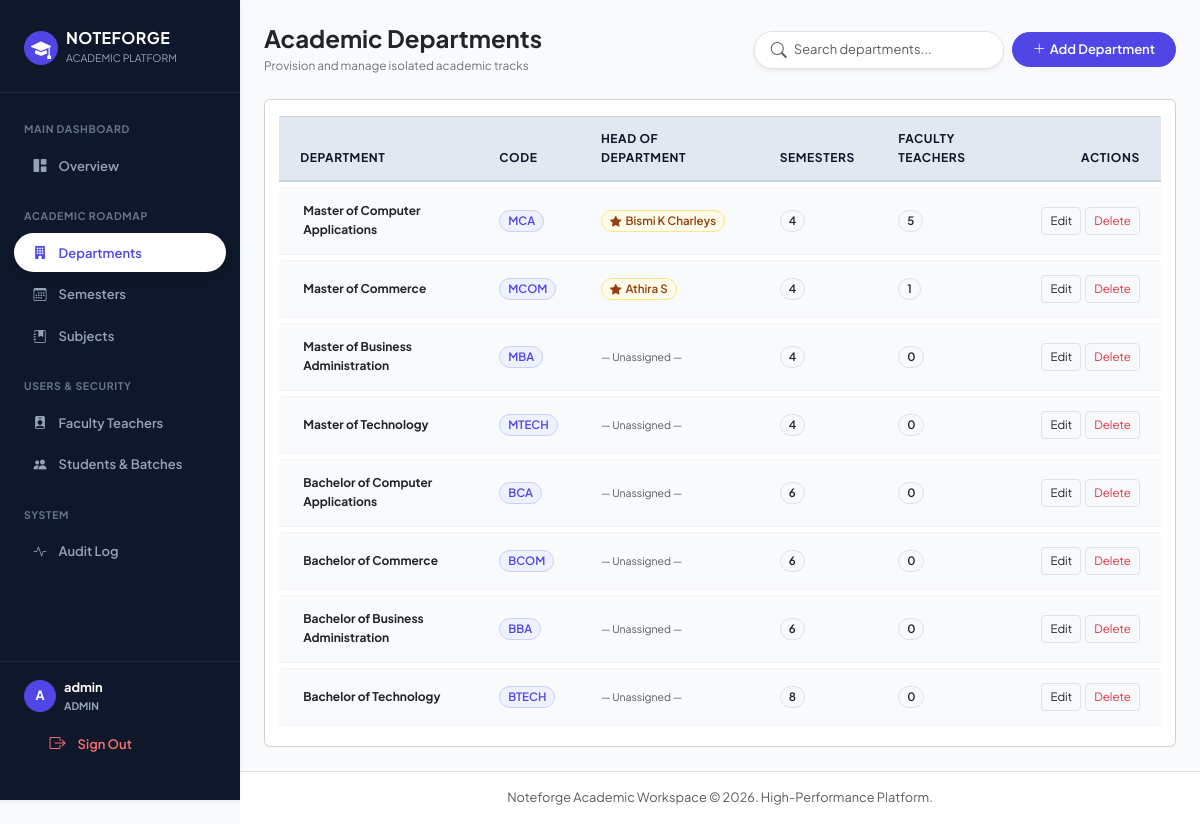
The app's page /admin-panel/departments/ (signed in) with its own data.
### accounts/models.py (models this page shows, shortened)
class User(AbstractUser):
    ROLE_CHOICES = [
        ('admin',   'Admin'),
        ('teacher', 'Teacher'),
        ('student', 'Student'),
    ]
    DESIGNATION_CHOICES = [
        ('assistant_professor',  'Assistant Professor'),
        ('associate_professor',  'Associate Professor'),
    ]
    role        = models.CharField(max_length=10, choices=ROLE_CHOICES, default='student')
    department  = models.ForeignKey(
        Department, null=True, blank=True,
        on_delete=models.SET_NULL, related_name='users'
    )
    semester    = models.ForeignKey(
        Semester, null=True, blank=True,
        on_delete=models.SET_NULL, related_name='students'
    )
    semester_number = models.PositiveIntegerField(null=True, blank=True)
    batch       = models.ForeignKey(
        Batch, null=True, blank=True,
        on_delete=models.SET_NULL, related_name='students'
    )
    employee_id   = models.CharField(max_length=30, blank=True)
    phone         = models.CharField(max_length=15, blank=True)
    is_first_login = models.BooleanField(default=True)
    designation       = models.CharField(max_length=30, choices=DESIGNATION_CHOICES, blank=True)
    is_hod            = models.BooleanField(default=False)
    date_of_birth     = models.DateField(null=True, blank=True)
    assigned_subjects = models.ManyToManyField(Subject, blank=True, related_name='teachers')

class Department(models.Model):
    name = models.CharField(max_length=100, unique=True)
    code = models.CharField(max_length=20, unique=True)
    created_at = models.DateTimeField(auto_now_add=True)
    hod = models.OneToOneField(
        'User', null=True, blank=True,
        on_delete=models.SET_NULL,
        related_name='hod_of_department',
        limit_choices_to={'role': 'teacher'},
    )

### admin_panel/views.py (the view)
    def wrapper(request, *args, **kwargs):
        if not request.user.is_authenticated:
            return redirect('login')
        if request.user.role != 'admin':
            messages.error(request, 'Access denied.')
            return redirect('login')
        return view_func(request, *args, **kwargs)

### admin_panel/views.py (called while the page is built)
def admin_required(view_func):
    def wrapper(request, *args, **kwargs):
        if not request.user.is_authenticated:
            return redirect('login')
        if request.user.role != 'admin':
            messages.error(request, 'Access denied.')
            return redirect('login')
        return view_func(request, *args, **kwargs)
    return wrapper

@admin_required
def department_list(request):
    now = timezone.now().date()
    ongoing_batches = Batch.objects.filter(
        Q(end_year__gt=now.year) | Q(end_year=now.year, end_month__gte=now.month)
    )
    departments = Department.objects.select_related('hod').annotate(
        sem_count=Count('semesters', distinct=True),
        teacher_count=Count('users', filter=Q(users__role='teacher'), distinct=True),
        student_count=Count('users', filter=Q(users__role='student', users__batch__in=ongoing_batches), distinct=True),
    )
    return render(request, 'admin_panel/department_list.html', {'departments': departments})

### templates/admin_panel/department_list.html (shortened to what this page needs)
{% extends 'base.html' %}
{% block content %}
<div class="d-flex align-items-center justify-content-between flex-wrap gap-2 mb-4">
  <div>
    <h4 class="fw-bold text-dark mb-1">Academic Departments</h4>
    <p class="text-secondary small mb-0">Provision and manage isolated academic tracks</p>
  </div>
  <div class="d-flex align-items-center gap-2 flex-wrap">
    <div class="input-group border rounded-pill overflow-hidden bg-white shadow-sm" style="width: 250px;">
      <span class="input-group-text bg-white border-0 text-muted ps-3 pe-1"><i class="bi bi-search"></i></span>
      <input type="text" id="deptSearchInput" class="form-control border-0 ps-1 pe-3 shadow-none bg-white" placeholder="Search departments..." onkeyup="filterDepartments()" style="font-size: 13px;">
    </div>
    <button type="button" class="btn btn-primary" data-bs-toggle="modal" data-bs-target="#addDeptModal">
      <i class="bi bi-plus-lg me-1"></i>Add Department
    </button>
  </div>
</div>
<div class="card bg-white">
  <div class="table-responsive">
    <table class="table table-hover align-middle mb-0">
      <thead>
        <tr>
          <th>Department</th>
          <th>Code</th>
          <th>Head of Department</th>
          <th>Semesters</th>
          <th>Faculty Teachers</th>
          <th class="text-end">Actions</th>
        </tr>
      </thead>
      <tbody>
        {% for d in departments %}
        <tr>
          <td><strong class="text-dark">{{ d.name }}</strong></td>
          <td><span class="badge bg-primary-subtle text-primary">{{ d.code }}</span></td>
          <td>
            {% if d.hod %}
              <span class="badge bg-warning-subtle text-warning-emphasis"><i class="bi bi-star-fill me-1"></i>{{ d.hod.get_full_name|default:d.hod.username }}</span>
            {% else %}
              <span class="text-muted small">— Unassigned —</span>
            {% endif %}
          </td>
          <td><span class="badge bg-light text-dark border">{{ d.sem_count }}</span></td>
          <td><span class="badge bg-light text-dark border">{{ d.teacher_count }}</span></td>
          <td class="text-end">
            <div class="d-inline-flex gap-1">
              <button type="button" class="btn btn-sm btn-light border text-dark px-2.5 py-1" style="font-size: 11.5px;" data-bs-toggle="modal" data-bs-target="#editDeptModal" data-name="{{ d.name }}" data-code="{{ d.code }}" data-url="{% url 'department_edit' d.pk %}">Edit</button>
              <button type="button" class="btn btn-sm btn-light border text-danger px-2.5 py-1" style="font-size: 11.5px;" data-bs-toggle="modal" data-bs-target="#deleteModal" data-name="{{ d.name }}" data-url="{% url 'department_delete' d.pk %}">Delete</button>
            </div>
          </td>
        </tr>
        {% empty %}
        <tr><td colspan="6" class="text-center text-muted py-4 small">No departments configured yet. <button type="button" class="btn btn-link p-0 text-decoration-none small" data-bs-toggle="modal" data-bs-target="#addDeptModal">Add Department →</button></td></tr>
        {% endfor %}
      </tbody>
    </table>
  </div>
</div>
{% endblock %}

### templates/base.html (shortened to what this page needs)
<!DOCTYPE html>
<html lang="en">
<head>
<link href="https://cdn.jsdelivr.net/npm/bootstrap@5.3.3/dist/css/bootstrap.min.css" rel="stylesheet">
<link rel="stylesheet" href="https://cdn.jsdelivr.net/npm/bootstrap-icons@1.11.3/font/bootstrap-icons.min.css">
</head>
<body>
<div class="d-flex">
  {% if user.is_authenticated %}
  <aside class="nf-sidebar shadow-sm" id="sidebarMenu">
    <div class="nf-sidebar-brand d-flex align-items-center justify-content-between">
      <div class="d-flex align-items-center gap-2">
        <div class="bg-primary text-white rounded-circle d-flex align-items-center justify-content-center fw-bold" style="width: 34px; height: 34px; background-color: var(--nf-indigo) !important;">
          <i class="bi bi-mortarboard-fill fs-5"></i>
        </div>
        <div>
          <div class="h6 fw-bold text-white mb-0" style="letter-spacing: 0.03em;">NOTEFORGE</div>
          <small class="text-slate-400" style="font-size: 0.65rem; color: #94a3b8;">ACADEMIC PLATFORM</small>
        </div>
      </div>
    </div>
    <nav class="py-2">
      {% if user.role == 'admin' %}
        <div class="nf-nav-header">Main Dashboard</div>
        <a href="{% url 'admin_dashboard' %}" class="nf-nav-link {% if request.resolver_match.url_name == 'admin_dashboard' %}active{% endif %}">
          <i class="bi bi-grid-1x2-fill"></i> Overview
        </a>
        <div class="nf-nav-header">Academic Roadmap</div>
        <a href="{% url 'department_list' %}" class="nf-nav-link {% if 'department' in request.resolver_match.url_name %}active{% endif %}">
          <i class="bi bi-building-fill"></i> Departments
        </a>
        <a href="{% url 'semester_list' %}" class="nf-nav-link {% if 'semester' in request.resolver_match.url_name %}active{% endif %}">
          <i class="bi bi-calendar3"></i> Semesters
        </a>
        <a href="{% url 'subject_list' %}" class="nf-nav-link {% if 'subject' in request.resolver_match.url_name %}active{% endif %}">
          <i class="bi bi-journal-bookmark-fill"></i> Subjects
        </a>
        <div class="nf-nav-header">Users & Security</div>
        <a href="{% url 'teacher_list' %}" class="nf-nav-link {% if 'teacher' in request.resolver_match.url_name %}active{% endif %}">
          <i class="bi bi-person-badge-fill"></i> Faculty Teachers
        </a>
        <a href="{% url 'student_list' %}" class="nf-nav-link {% if 'batch' in request.resolver_match.url_name or 'student' in request.resolver_match.url_name %}active{% endif %}">
          <i class="bi bi-people-fill"></i> Students & Batches
        </a>
        <div class="nf-nav-header">System</div>
        <a href="{% url 'audit_log' %}" class="nf-nav-link {% if 'audit' in request.resolver_match.url_name %}active{% endif %}">
          <i class="bi bi-activity"></i> Audit Log
        </a>
      {% endif %}
    </nav>
    <div class="mt-auto p-3 border-top border-slate-700" style="border-top: 1px solid #1e293b !important;">
      <div class="d-flex align-items-center gap-2 mb-2 px-2">
        <div class="btn-circle text-white fw-bold" style="width: 32px; height: 32px; font-size: 0.8rem; background-color: var(--nf-indigo) !important;">
          {{ user.username|slice:":1"|upper }}
        </div>
        <div class="overflow-hidden">
          <div class="fw-bold text-white text-truncate" style="font-size: 0.8rem;">{{ user.get_full_name|default:user.username }}</div>
          <span class="text-slate-400 d-block text-uppercase" style="font-size: 0.65rem; font-weight: 700; color: #94a3b8;">{{ user.role }}</span>
        </div>
      </div>
      <a href="{% url 'logout' %}" class="nf-nav-link text-danger w-100" style="color: #f87171 !important;">
        <i class="bi bi-box-arrow-right fs-6"></i> <span>Sign Out</span>
      </a>
    </div>
  </aside>
  {% endif %}
  <div class="nf-main-content flex-grow-1">
    <main class="p-3 p-md-4 flex-grow-1">
      {% block content %}{% endblock %}
    </main>
    <footer class="mt-auto py-3 px-4 bg-white border-top text-center text-muted" style="font-size: 0.8rem;">
      Noteforge Academic Workspace &copy; 2026. High-Performance Platform.
    </footer>
  </div>
</div>
</body>
</html>

### templates/base.html (style rules this page uses)
:root { --bs-body-font-family: 'Plus Jakarta Sans', -apple-system, BlinkMacSystemFont, sans-serif; --bs-body-bg: #f8fafc; --bs-body-color: #0f172a; --nf-indigo: #4f46e5; --nf-indigo-hover: #4338ca; --nf-indigo-light: #eef2ff; }
body { font-family: var(--bs-body-font-family); background-color: var(--bs-body-bg); color: var(--bs-body-color); font-size: 13.5px; line-height: 1.55; -webkit-font-smoothing: antialiased; }
.nf-sidebar { width: 240px; height: 100vh; position: fixed; top: 0; left: 0; background-color: #0f172a; z-index: 1040; overflow-y: auto; transition: transform 0.25s ease-in-out; padding-top: 1rem; padding-bottom: 1rem; display: flex; flex-direction: column; justify-content: space-between; }
.nf-main-content { margin-left: 240px; min-height: 100vh; display: flex; flex-direction: column; }
.nf-sidebar-brand { padding: 0.75rem 1.5rem 1.5rem; border-bottom: 1px solid #1e293b; }
.nf-nav-header { font-size: 10.5px; font-weight: 700; text-transform: uppercase; letter-spacing: 0.06em; color: #64748b; padding: 1.25rem 1.5rem 0.4rem; }
.nf-nav-link { display: flex; align-items: center; gap: 0.75rem; padding: 0.6rem 1.25rem; margin: 0.15rem 0.85rem; color: #94a3b8; text-decoration: none; font-weight: 600; font-size: 13px; border-radius: 50px; transition: all 0.2s ease; }
.nf-nav-link.active { color: var(--nf-indigo) !important; background: #ffffff !important; box-shadow: 0 4px 14px rgba(0, 0, 0, 0.12); }
.btn-primary { background-color: var(--nf-indigo); border-color: var(--nf-indigo); color: #ffffff; font-weight: 600; border-radius: 50px; padding: 0.45rem 1.25rem; font-size: 13px; transition: all 0.2s ease; }
.btn-circle { width: 36px; height: 36px; border-radius: 50% !important; display: inline-flex; align-items: center; justify-content: center; padding: 0; transition: transform 0.2s ease; }
.table-responsive { padding: 0.5rem 0.85rem 0.75rem !important; }
.table { border-collapse: separate !important; border-spacing: 0 5px !important; margin-top: 0.2rem !important; margin-bottom: 0.2rem !important; width: 100%; }
.table th { font-size: 12px !important; font-weight: 700 !important; text-transform: uppercase; letter-spacing: 0.05em; color: #0f172a !important; background-color: #e2e8f0 !important; padding: 0.8rem 1.35rem !important; border-top: 1px solid #cbd5e1 !important; border-bottom: 2px solid #cbd5e1 !important; border-left: none !important; border-right: none !important; }
.table tbody tr { background-color: #ffffff !important; transition: background-color 0.15s ease-in-out !important; }
.table tbody td { padding: 0.9rem 1.35rem !important; border-top: 1px solid #f1f5f9 !important; border-bottom: 1px solid #f1f5f9 !important; color: #0f172a !important; font-size: 12px !important; vertical-align: middle; }
.table tbody tr td:first-child { border-left: 3px solid transparent !important; }
.badge { font-weight: 600; font-size: 11.5px; padding: 0.35em 0.7em; border-radius: 50px; }
.badge-indigo, .bg-primary-subtle { background-color: #eef2ff !important; color: #4f46e5 !important; border: 1px solid #c7d2fe !important; }
.badge-warning, .bg-warning-subtle { background-color: #fffbeb !important; color: #92400e !important; border: 1px solid #fde68a !important; }

### records on screen
User: username "A", get_full_name "admin", role "ADMIN"
Department: name "Master of Computer Applications", code "MCA", hod.get_full_name "Bismi K Charleys", sem_count "4", teacher_count "5"
Department: name "Master of Commerce", code "MCOM", hod.get_full_name "Athira S", sem_count "4", teacher_count "1"
Department: name "Master of Business Administration", code "MBA", shows "— Unassigned —", sem_count "4", teacher_count "0"
Department: name "Master of Technology", code "MTECH", shows "— Unassigned —", sem_count "4", teacher_count "0"
Department: name "Bachelor of Computer Applications", code "BCA", shows "— Unassigned —", sem_count "6", teacher_count "0"
Department: name "Bachelor of Commerce", code "BCOM", shows "— Unassigned —", sem_count "6", teacher_count "0"
Department: name "Bachelor of Business Administration", code "BBA", shows "— Unassigned —", sem_count "6", teacher_count "0"
Department: name "Bachelor of Technology", code "BTECH", shows "— Unassigned —", sem_count "8", teacher_count "0"
